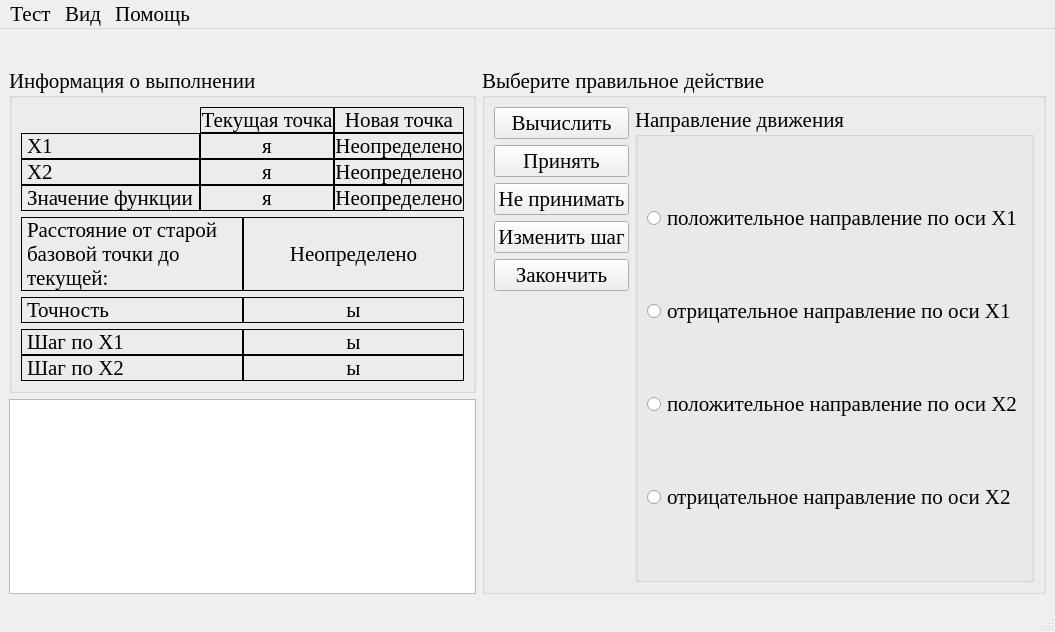
<?xml version="1.0" encoding="UTF-8"?>
<ui version="4.0">
 <class>CWdescentWin</class>
 <widget class="QMainWindow" name="CWdescentWin">
  <property name="windowModality">
   <enum>Qt::ApplicationModal</enum>
  </property>
  <property name="geometry">
   <rect>
    <x>0</x>
    <y>0</y>
    <width>1037</width>
    <height>632</height>
   </rect>
  </property>
  <property name="font">
   <font>
    <family>Times New Roman</family>
    <pointsize>16</pointsize>
   </font>
  </property>
  <property name="windowTitle">
   <string>Покоординатный спуск с фиксированным шагом</string>
  </property>
  <property name="windowIcon">
   <iconset resource="data.qrc">
    <normaloff>:/icon/icon.bmp</normaloff>:/icon/icon.bmp</iconset>
  </property>
  <widget class="QWidget" name="centralwidget">
   <layout class="QVBoxLayout" name="verticalLayout_2" stretch="0,1">
    <item>
     <widget class="QLabel" name="func">
      <property name="alignment">
       <set>Qt::AlignCenter</set>
      </property>
     </widget>
    </item>
    <item>
     <layout class="QHBoxLayout" name="horizontalLayout_3" stretch="0,1">
      <item>
       <layout class="QVBoxLayout" name="verticalLayout_3" stretch="0,1">
        <item>
         <widget class="QGroupBox" name="groupBox_2">
          <property name="title">
           <string>Информация о выполнении</string>
          </property>
          <layout class="QGridLayout" name="gridLayout_3">
           <item row="0" column="0">
            <layout class="QGridLayout" name="gridLayout_6">
             <property name="spacing">
              <number>0</number>
             </property>
             <item row="0" column="2">
              <widget class="QLabel" name="label_12">
               <property name="frameShape">
                <enum>QFrame::Box</enum>
               </property>
               <property name="text">
                <string>Новая точка</string>
               </property>
               <property name="alignment">
                <set>Qt::AlignCenter</set>
               </property>
               <property name="textInteractionFlags">
                <set>Qt::TextSelectableByMouse</set>
               </property>
              </widget>
             </item>
             <item row="1" column="0">
              <widget class="QLabel" name="label_5">
               <property name="frameShape">
                <enum>QFrame::Box</enum>
               </property>
               <property name="text">
                <string>Х1</string>
               </property>
               <property name="textInteractionFlags">
                <set>Qt::TextSelectableByMouse</set>
               </property>
              </widget>
             </item>
             <item row="1" column="1">
              <widget class="QLabel" name="x1_lb">
               <property name="frameShape">
                <enum>QFrame::Box</enum>
               </property>
               <property name="text">
                <string>я</string>
               </property>
               <property name="alignment">
                <set>Qt::AlignCenter</set>
               </property>
               <property name="textInteractionFlags">
                <set>Qt::TextSelectableByMouse</set>
               </property>
              </widget>
             </item>
             <item row="1" column="2">
              <widget class="QLabel" name="new_x1_lb">
               <property name="frameShape">
                <enum>QFrame::Box</enum>
               </property>
               <property name="text">
                <string>Неопределено</string>
               </property>
               <property name="alignment">
                <set>Qt::AlignCenter</set>
               </property>
               <property name="textInteractionFlags">
                <set>Qt::TextSelectableByMouse</set>
               </property>
              </widget>
             </item>
             <item row="2" column="0">
              <widget class="QLabel" name="label_6">
               <property name="frameShape">
                <enum>QFrame::Box</enum>
               </property>
               <property name="text">
                <string>Х2</string>
               </property>
               <property name="textInteractionFlags">
                <set>Qt::TextSelectableByMouse</set>
               </property>
              </widget>
             </item>
             <item row="2" column="1">
              <widget class="QLabel" name="x2_lb">
               <property name="frameShape">
                <enum>QFrame::Box</enum>
               </property>
               <property name="text">
                <string>я</string>
               </property>
               <property name="alignment">
                <set>Qt::AlignCenter</set>
               </property>
               <property name="textInteractionFlags">
                <set>Qt::TextSelectableByMouse</set>
               </property>
              </widget>
             </item>
             <item row="2" column="2">
              <widget class="QLabel" name="new_x2_lb">
               <property name="frameShape">
                <enum>QFrame::Box</enum>
               </property>
               <property name="text">
                <string>Неопределено</string>
               </property>
               <property name="alignment">
                <set>Qt::AlignCenter</set>
               </property>
               <property name="textInteractionFlags">
                <set>Qt::TextSelectableByMouse</set>
               </property>
              </widget>
             </item>
             <item row="3" column="0">
              <widget class="QLabel" name="label_10">
               <property name="frameShape">
                <enum>QFrame::Box</enum>
               </property>
               <property name="text">
                <string>Значение функции</string>
               </property>
               <property name="textInteractionFlags">
                <set>Qt::TextSelectableByMouse</set>
               </property>
              </widget>
             </item>
             <item row="3" column="1">
              <widget class="QLabel" name="fsign_lb">
               <property name="frameShape">
                <enum>QFrame::Box</enum>
               </property>
               <property name="text">
                <string>я</string>
               </property>
               <property name="alignment">
                <set>Qt::AlignCenter</set>
               </property>
               <property name="textInteractionFlags">
                <set>Qt::LinksAccessibleByMouse|Qt::TextSelectableByMouse</set>
               </property>
              </widget>
             </item>
             <item row="3" column="2">
              <widget class="QLabel" name="new_fsign_lb">
               <property name="frameShape">
                <enum>QFrame::Box</enum>
               </property>
               <property name="text">
                <string>Неопределено</string>
               </property>
               <property name="alignment">
                <set>Qt::AlignCenter</set>
               </property>
               <property name="textInteractionFlags">
                <set>Qt::TextSelectableByMouse</set>
               </property>
              </widget>
             </item>
             <item row="0" column="1">
              <widget class="QLabel" name="label_11">
               <property name="frameShape">
                <enum>QFrame::Box</enum>
               </property>
               <property name="text">
                <string>Текущая точка</string>
               </property>
               <property name="alignment">
                <set>Qt::AlignCenter</set>
               </property>
               <property name="textInteractionFlags">
                <set>Qt::TextSelectableByMouse</set>
               </property>
              </widget>
             </item>
            </layout>
           </item>
           <item row="1" column="0">
            <layout class="QHBoxLayout" name="horizontalLayout" stretch="1,1">
             <property name="spacing">
              <number>0</number>
             </property>
             <item>
              <widget class="QLabel" name="label_4">
               <property name="frameShape">
                <enum>QFrame::Box</enum>
               </property>
               <property name="text">
                <string>Расстояние от cтарой базовой точки до текущей:</string>
               </property>
               <property name="wordWrap">
                <bool>true</bool>
               </property>
               <property name="textInteractionFlags">
                <set>Qt::TextSelectableByMouse</set>
               </property>
              </widget>
             </item>
             <item>
              <widget class="QLabel" name="distance_lb">
               <property name="frameShape">
                <enum>QFrame::Box</enum>
               </property>
               <property name="text">
                <string>Неопределено</string>
               </property>
               <property name="alignment">
                <set>Qt::AlignCenter</set>
               </property>
               <property name="textInteractionFlags">
                <set>Qt::TextSelectableByMouse</set>
               </property>
              </widget>
             </item>
            </layout>
           </item>
           <item row="2" column="0">
            <layout class="QHBoxLayout" name="horizontalLayout_2">
             <property name="spacing">
              <number>0</number>
             </property>
             <item>
              <widget class="QLabel" name="label">
               <property name="frameShape">
                <enum>QFrame::Box</enum>
               </property>
               <property name="text">
                <string>Точность</string>
               </property>
               <property name="textInteractionFlags">
                <set>Qt::TextSelectableByMouse</set>
               </property>
              </widget>
             </item>
             <item>
              <widget class="QLabel" name="precision_lb">
               <property name="frameShape">
                <enum>QFrame::Box</enum>
               </property>
               <property name="text">
                <string>ы</string>
               </property>
               <property name="alignment">
                <set>Qt::AlignCenter</set>
               </property>
               <property name="textInteractionFlags">
                <set>Qt::TextSelectableByMouse</set>
               </property>
              </widget>
             </item>
            </layout>
           </item>
           <item row="3" column="0">
            <layout class="QGridLayout" name="gridLayout_2">
             <property name="spacing">
              <number>0</number>
             </property>
             <item row="0" column="0">
              <widget class="QLabel" name="label_3">
               <property name="frameShape">
                <enum>QFrame::Box</enum>
               </property>
               <property name="text">
                <string>Шаг по Х1</string>
               </property>
               <property name="textInteractionFlags">
                <set>Qt::TextSelectableByMouse</set>
               </property>
              </widget>
             </item>
             <item row="0" column="1">
              <widget class="QLabel" name="x1_step_lb">
               <property name="frameShape">
                <enum>QFrame::Box</enum>
               </property>
               <property name="text">
                <string>ы</string>
               </property>
               <property name="alignment">
                <set>Qt::AlignCenter</set>
               </property>
               <property name="textInteractionFlags">
                <set>Qt::TextSelectableByMouse</set>
               </property>
              </widget>
             </item>
             <item row="1" column="0">
              <widget class="QLabel" name="label_7">
               <property name="frameShape">
                <enum>QFrame::Box</enum>
               </property>
               <property name="text">
                <string>Шаг по Х2</string>
               </property>
               <property name="textInteractionFlags">
                <set>Qt::TextSelectableByMouse</set>
               </property>
              </widget>
             </item>
             <item row="1" column="1">
              <widget class="QLabel" name="x2_step_lb">
               <property name="frameShape">
                <enum>QFrame::Box</enum>
               </property>
               <property name="text">
                <string>ы</string>
               </property>
               <property name="alignment">
                <set>Qt::AlignCenter</set>
               </property>
               <property name="textInteractionFlags">
                <set>Qt::TextSelectableByMouse</set>
               </property>
              </widget>
             </item>
            </layout>
           </item>
          </layout>
         </widget>
        </item>
        <item>
         <widget class="QTextBrowser" name="LogTxtBrsr">
          <property name="font">
           <font>
            <pointsize>14</pointsize>
           </font>
          </property>
         </widget>
        </item>
       </layout>
      </item>
      <item>
       <layout class="QVBoxLayout" name="verticalLayout_4" stretch="0">
        <item>
         <widget class="QGroupBox" name="groupBox_3">
          <property name="title">
           <string>Выберите правильное действие</string>
          </property>
          <property name="checkable">
           <bool>false</bool>
          </property>
          <layout class="QGridLayout" name="gridLayout" columnstretch="0,1">
           <item row="0" column="0">
            <widget class="QPushButton" name="calculate_bt">
             <property name="toolTip">
              <string>&lt;!DOCTYPE HTML PUBLIC &quot;-//W3C//DTD HTML 4.0//EN&quot; &quot;http://www.w3.org/TR/REC-html40/strict.dtd&quot;&gt;
&lt;html&gt;&lt;head&gt;&lt;meta name=&quot;qrichtext&quot; content=&quot;1&quot; /&gt;&lt;style type=&quot;text/css&quot;&gt;
p, li { white-space: pre-wrap; }
&lt;/style&gt;&lt;/head&gt;&lt;body style=&quot; font-family:'Times New Roman'; font-size:13pt; font-weight:600; font-style:normal;&quot;&gt;
&lt;p style=&quot; margin-top:0px; margin-bottom:0px; margin-left:0px; margin-right:0px; -qt-block-indent:0; text-indent:0px;&quot;&gt;&lt;span style=&quot; font-weight:400;&quot;&gt;Выполнить выбранный в правом списке шаг.&lt;/span&gt;&lt;/p&gt;&lt;/body&gt;&lt;/html&gt;</string>
             </property>
             <property name="text">
              <string>Вычислить</string>
             </property>
            </widget>
           </item>
           <item row="0" column="1" rowspan="6">
            <widget class="QGroupBox" name="groupBox">
             <property name="font">
              <font>
               <weight>50</weight>
               <bold>false</bold>
              </font>
             </property>
             <property name="title">
              <string>Направление движения</string>
             </property>
             <layout class="QVBoxLayout" name="verticalLayout_6">
              <item>
               <widget class="QRadioButton" name="up_x1_rb">
                <property name="text">
                 <string>положительное направление по оси Х1</string>
                </property>
               </widget>
              </item>
              <item>
               <widget class="QRadioButton" name="down_x1_rb">
                <property name="text">
                 <string>отрицательное направление по оси Х1</string>
                </property>
               </widget>
              </item>
              <item>
               <widget class="QRadioButton" name="up_x2_rb">
                <property name="text">
                 <string>положительное направление по оси Х2</string>
                </property>
               </widget>
              </item>
              <item>
               <widget class="QRadioButton" name="down_x2_rb">
                <property name="text">
                 <string>отрицательное направление по оси Х2</string>
                </property>
               </widget>
              </item>
             </layout>
            </widget>
           </item>
           <item row="1" column="0">
            <widget class="QPushButton" name="accept_bt">
             <property name="toolTip">
              <string>&lt;!DOCTYPE HTML PUBLIC &quot;-//W3C//DTD HTML 4.0//EN&quot; &quot;http://www.w3.org/TR/REC-html40/strict.dtd&quot;&gt;
&lt;html&gt;&lt;head&gt;&lt;meta name=&quot;qrichtext&quot; content=&quot;1&quot; /&gt;&lt;style type=&quot;text/css&quot;&gt;
p, li { white-space: pre-wrap; }
&lt;/style&gt;&lt;/head&gt;&lt;body style=&quot; font-family:'Times New Roman'; font-size:13pt; font-weight:600; font-style:normal;&quot;&gt;
&lt;p style=&quot; margin-top:0px; margin-bottom:0px; margin-left:0px; margin-right:0px; -qt-block-indent:0; text-indent:0px;&quot;&gt;&lt;span style=&quot; font-weight:400;&quot;&gt;Установить новую точку в качестве текущей.&lt;/span&gt;&lt;/p&gt;&lt;/body&gt;&lt;/html&gt;</string>
             </property>
             <property name="text">
              <string>Принять</string>
             </property>
            </widget>
           </item>
           <item row="2" column="0">
            <widget class="QPushButton" name="not_accept_bt">
             <property name="toolTip">
              <string>&lt;!DOCTYPE HTML PUBLIC &quot;-//W3C//DTD HTML 4.0//EN&quot; &quot;http://www.w3.org/TR/REC-html40/strict.dtd&quot;&gt;
&lt;html&gt;&lt;head&gt;&lt;meta name=&quot;qrichtext&quot; content=&quot;1&quot; /&gt;&lt;style type=&quot;text/css&quot;&gt;
p, li { white-space: pre-wrap; }
&lt;/style&gt;&lt;/head&gt;&lt;body style=&quot; font-family:'Times New Roman'; font-size:13pt; font-weight:600; font-style:normal;&quot;&gt;
&lt;p style=&quot; margin-top:0px; margin-bottom:0px; margin-left:0px; margin-right:0px; -qt-block-indent:0; text-indent:0px;&quot;&gt;&lt;span style=&quot; font-weight:400;&quot;&gt;Отбросить новую точку и перейти к следующему шагу алгоритма.&lt;/span&gt;&lt;/p&gt;&lt;/body&gt;&lt;/html&gt;</string>
             </property>
             <property name="text">
              <string>Не принимать</string>
             </property>
            </widget>
           </item>
           <item row="4" column="0">
            <widget class="QPushButton" name="end_bt">
             <property name="toolTip">
              <string>&lt;!DOCTYPE HTML PUBLIC &quot;-//W3C//DTD HTML 4.0//EN&quot; &quot;http://www.w3.org/TR/REC-html40/strict.dtd&quot;&gt;
&lt;html&gt;&lt;head&gt;&lt;meta name=&quot;qrichtext&quot; content=&quot;1&quot; /&gt;&lt;style type=&quot;text/css&quot;&gt;
p, li { white-space: pre-wrap; }
&lt;/style&gt;&lt;/head&gt;&lt;body style=&quot; font-family:'Times New Roman'; font-size:13pt; font-weight:600; font-style:normal;&quot;&gt;
&lt;p style=&quot; margin-top:0px; margin-bottom:0px; margin-left:0px; margin-right:0px; -qt-block-indent:0; text-indent:0px;&quot;&gt;&lt;span style=&quot; font-weight:400;&quot;&gt;Закончить алгоритм, приняв текущую точку в качестве минимума.&lt;/span&gt;&lt;/p&gt;&lt;/body&gt;&lt;/html&gt;</string>
             </property>
             <property name="text">
              <string>Закончить</string>
             </property>
            </widget>
           </item>
           <item row="3" column="0">
            <widget class="QPushButton" name="change_step_bt">
             <property name="toolTip">
              <string>&lt;!DOCTYPE HTML PUBLIC &quot;-//W3C//DTD HTML 4.0//EN&quot; &quot;http://www.w3.org/TR/REC-html40/strict.dtd&quot;&gt;
&lt;html&gt;&lt;head&gt;&lt;meta name=&quot;qrichtext&quot; content=&quot;1&quot; /&gt;&lt;style type=&quot;text/css&quot;&gt;
p, li { white-space: pre-wrap; }
&lt;/style&gt;&lt;/head&gt;&lt;body style=&quot; font-family:'Times New Roman'; font-size:13pt; font-weight:600; font-style:normal;&quot;&gt;
&lt;p style=&quot; margin-top:0px; margin-bottom:0px; margin-left:0px; margin-right:0px; -qt-block-indent:0; text-indent:0px;&quot;&gt;&lt;span style=&quot; font-weight:400;&quot;&gt;Уменьшить шаг&lt;/span&gt;&lt;/p&gt;&lt;/body&gt;&lt;/html&gt;</string>
             </property>
             <property name="text">
              <string>Изменить шаг</string>
             </property>
            </widget>
           </item>
          </layout>
         </widget>
        </item>
       </layout>
      </item>
     </layout>
    </item>
   </layout>
  </widget>
  <widget class="QMenuBar" name="menubar">
   <property name="geometry">
    <rect>
     <x>0</x>
     <y>0</y>
     <width>1037</width>
     <height>30</height>
    </rect>
   </property>
   <widget class="QMenu" name="view_menu">
    <property name="title">
     <string>Вид</string>
    </property>
    <addaction name="difiniFonto_act"/>
   </widget>
   <widget class="QMenu" name="helpo_menu">
    <property name="title">
     <string>Помощь</string>
    </property>
    <addaction name="helpo_action"/>
    <addaction name="separator"/>
    <addaction name="about_action"/>
   </widget>
   <widget class="QMenu" name="testo_menu">
    <property name="title">
     <string>Тест</string>
    </property>
    <addaction name="recomenci_acn"/>
    <addaction name="action"/>
    <addaction name="separator"/>
    <addaction name="action_4"/>
   </widget>
   <addaction name="testo_menu"/>
   <addaction name="view_menu"/>
   <addaction name="helpo_menu"/>
  </widget>
  <widget class="QStatusBar" name="statusbar"/>
  <action name="recomenci_acn">
   <property name="text">
    <string>Начать за&amp;ново</string>
   </property>
  </action>
  <action name="action_2">
   <property name="text">
    <string>&amp;Выйти из программы</string>
   </property>
  </action>
  <action name="difiniFonto_act">
   <property name="text">
    <string>Настроить &amp;шрифт</string>
   </property>
  </action>
  <action name="helpo_action">
   <property name="text">
    <string>&amp;Справка</string>
   </property>
   <property name="shortcut">
    <string>F1</string>
   </property>
  </action>
  <action name="about_action">
   <property name="text">
    <string>О &amp;программе...</string>
   </property>
  </action>
  <action name="action">
   <property name="text">
    <string>Вернуться в &amp;главное окно</string>
   </property>
  </action>
  <action name="action_4">
   <property name="text">
    <string>&amp;Выйти из программы</string>
   </property>
  </action>
 </widget>
 <resources>
  <include location="data.qrc"/>
 </resources>
 <connections>
  <connection>
   <sender>action</sender>
   <signal>activated()</signal>
   <receiver>CWdescentWin</receiver>
   <slot>close()</slot>
   <hints>
    <hint type="sourcelabel">
     <x>-1</x>
     <y>-1</y>
    </hint>
    <hint type="destinationlabel">
     <x>518</x>
     <y>315</y>
    </hint>
   </hints>
  </connection>
 </connections>
</ui>
